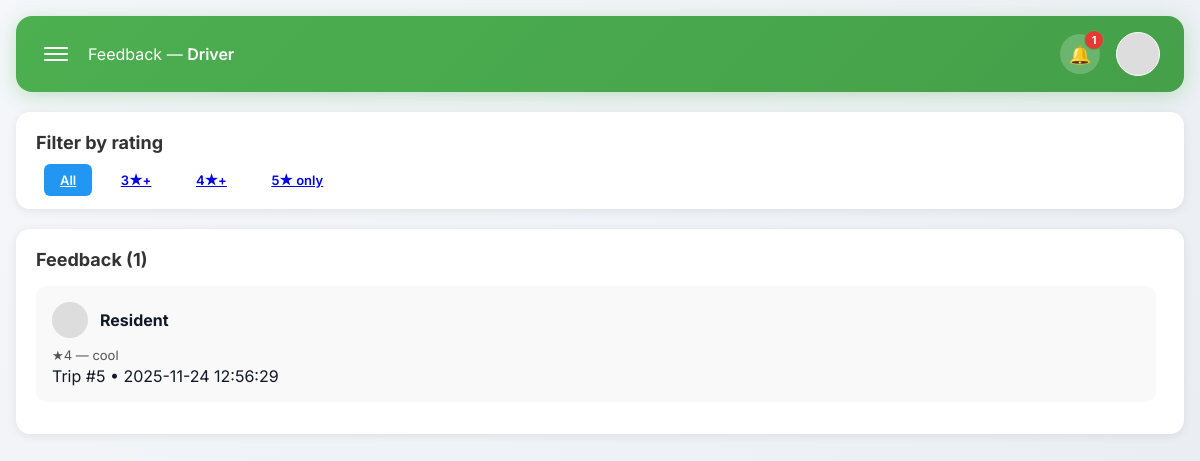
The app's page /public/driver-feedback.php (signed in) with its own data.
### tables this page shows
CREATE TABLE `feedback` (
  `id` int(11) NOT NULL,
  `request_id` int(11) NOT NULL,
  `resident_id` int(11) NOT NULL,
  `driver_id` int(11) DEFAULT NULL,
  `rating` tinyint(4) NOT NULL CHECK (`rating` between 1 and 5),
  `comments` text DEFAULT NULL,
  `created_at` timestamp NOT NULL DEFAULT current_timestamp()
);

CREATE TABLE `users` (
  `id` int(11) NOT NULL,
  `name` varchar(120) NOT NULL,
  `email` varchar(160) NOT NULL,
  `profile_pic` varchar(255) DEFAULT NULL,
  `phone` varchar(40) DEFAULT NULL,
  `password_hash` varchar(255) NOT NULL,
  `role` enum('resident','driver','owner','councillor','municipal_admin','administrator') NOT NULL DEFAULT 'resident',
  `ward_id` int(11) DEFAULT NULL,
  `owner_id` int(11) DEFAULT NULL,
  `status` enum('active','suspended') NOT NULL DEFAULT 'active',
  `created_at` timestamp NOT NULL DEFAULT current_timestamp()
);

### includes/auth-check.php (called while the page is built, shortened)
<?php
$currentUserId   = $_SESSION['user_id']   ?? null;
$currentUserName = $_SESSION['full_name'] ?? ($_SESSION['name'] ?? null);

### public/driver-feedback.php (the view, shortened to what this page needs)
<?php
require_once __DIR__ . '/../includes/db.php';
require_once __DIR__ . '/../includes/auth-check.php';
function h($s){ return htmlspecialchars((string)$s, ENT_QUOTES, 'UTF-8'); }
$driverId   = isset($currentUserId) ? (int)$currentUserId : 0;
$driverName = isset($currentUserName) ? $currentUserName : 'Driver';
$minRating = isset($_GET['min_rating']) ? (int)$_GET['min_rating'] : 0;
$feedback = [];
if ($driverId) {
    $sql = "
        SELECT f.comments, f.rating, f.created_at,
               u.name AS resident_name, f.request_id
        FROM feedback f
        LEFT JOIN users u ON u.id = f.resident_id
        WHERE f.driver_id = {$driverId}
    ";
    $sql .= " ORDER BY f.created_at DESC";
    if ($res = $conn->query($sql)) {
        while ($row = $res->fetch_assoc()) {
            $feedback[] = $row;
        }
    }
}
?>
<!DOCTYPE html>
<html lang="en">
<head>
  <link rel="stylesheet" href="../assets/css/driver.css">
</head>
<body>
<div class="container">
  <div class="header">
    <div class="header-left">
      <div class="menu-icon" onclick="window.location.href='driver-dashboard.php'">
        <span></span><span></span><span></span>
      </div>
      <div class="welcome-text">Feedback — <strong><?= h($driverName) ?></strong></div>
    </div>
    <div class="header-right">
      <div class="notification-badge"><div class="notification-count"><?= count($feedback) ?></div></div>
      <div class="profile-pic"></div>
    </div>
  </div>
  <div class="main-content">
    <div class="left-column">
      <div class="card">
        <div class="card-title">Filter by rating</div>
        <div class="filter-buttons">
          <a href="?min_rating=0" class="trip-btn <?= $minRating===0?'start':'' ?>">All</a>
          <a href="?min_rating=3" class="trip-btn <?= $minRating===3?'start':'' ?>">3★+</a>
          <a href="?min_rating=4" class="trip-btn <?= $minRating===4?'start':'' ?>">4★+</a>
          <a href="?min_rating=5" class="trip-btn <?= $minRating===5?'completed':'' ?>">5★ only</a>
        </div>
      </div>
      <div class="card">
        <div class="card-title">Feedback (<?= count($feedback) ?>)</div>
        <?php if(!$feedback): ?>
          <div class="empty">No feedback found for this filter.</div>
        <?php else: ?>
          <div class="scroll-container">
            <?php foreach($feedback as $f): ?>
              <div class="feedback-item">
                <div class="feedback-header">
                  <div class="feedback-avatar"></div>
                  <strong><?= h($f['resident_name'] ?: 'Resident') ?></strong>
                </div>
                <div class="feedback-text">
                  ★<?= (int)$f['rating'] ?> — <?= nl2br(h($f['comments'])) ?>
                </div>
                <div class="trip-time">
                  Trip #<?= (int)$f['request_id'] ?> • <?= h($f['created_at']) ?>
                </div>
              </div>
            <?php endforeach; ?>
          </div>
        <?php endif; ?>
      </div>
    </div>
  </div>
</div>
</body>
</html>

### assets/css/driver.css (style rules this page uses)
* { margin: 0; padding: 0; box-sizing: border-box; }
body { font-family: "Inter", sans-serif; background: linear-gradient(135deg, #f5f7fa 0%, #e8ecf1 100%); min-height: 100vh; padding: 16px; color: #111827; }
.container { max-width: 1400px; margin: 0 auto; }
.header { background: linear-gradient(135deg, #4caf50 0%, #45a049 100%); padding: 16px 24px; border-radius: 16px; display: flex; justify-content: space-between; align-items: center; color: #ffffff; margin-bottom: 20px; box-shadow: 0 4px 20px rgba(76, 175, 80, 0.3); }
.header-left { display: flex; align-items: center; gap: 16px; }
.menu-icon { width: 32px; height: 32px; display: flex; flex-direction: column; justify-content: center; gap: 4px; cursor: pointer; padding: 4px; border-radius: 6px; transition: background 0.3s; }
.menu-icon span { width: 100%; height: 2px; background: #ffffff; border-radius: 2px; transition: all 0.3s; }
.welcome-text { font-size: 16px; }
.welcome-text strong { font-weight: 600; }
.header-right { display: flex; align-items: center; gap: 16px; }
.notification-badge { position: relative; width: 40px; height: 40px; background: rgba(255, 255, 255, 0.2); border-radius: 50%; display: flex; align-items: center; justify-content: center; cursor: pointer; transition: all 0.3s; }
.notification-badge::before { content: "🔔"; font-size: 18px; }
.notification-count { position: absolute; top: -4px; right: -4px; background: #e53935; color: #ffffff; width: 20px; height: 20px; border-radius: 50%; display: flex; align-items: center; justify-content: center; font-size: 11px; font-weight: 700; border: 1px solid #4caf50; }
.profile-pic { width: 44px; height: 44px; border-radius: 50%; background: #ddd; border: 1px solid #fff; cursor: pointer; transition: transform .2s; object-fit: cover; }
.main-content { display: grid; grid-template-columns: 2fr; gap: 20px; }
.left-column { display: flex; flex-direction: column; gap: 20px; }
.card { background: #ffffff; border-radius: 14px; padding: 20px; box-shadow: 0 2px 10px rgba(0, 0, 0, 0.08); }
.card-title { font-size: 18px; font-weight: 700; color: #333333; margin-bottom: 16px; }
.trip-btn { padding: 8px 16px; border: none; border-radius: 6px; font-size: 13px; font-weight: 600; cursor: pointer; transition: all 0.3s; margin-left: 8px; }
.trip-btn.start { background: #2196F3; color: #ffffff; }
.feedback-item { padding: 16px; background: #f9f9f9; border-radius: 10px; margin-bottom: 12px; transition: all 0.3s; }
.feedback-header { display: flex; align-items: center; gap: 12px; margin-bottom: 8px; }
.feedback-avatar { width: 36px; height: 36px; border-radius: 50%; background: #dddddd; }
.feedback-text { font-size: 13px; color: #555555; line-height: 1.5; }
.scroll-container { max-height: 280px; overflow-y: auto; padding-right: 8px; }
@media (max-width: 1200px) { .main-content { grid-template-columns: 2fr; } }

### records on screen
feedback: resident.name "Resident", rating "4", comments "cool", request "5", created_at "2025-11-24 12:56:29"

### other values on screen
$driverName "Driver"
count($feedback) "1"
